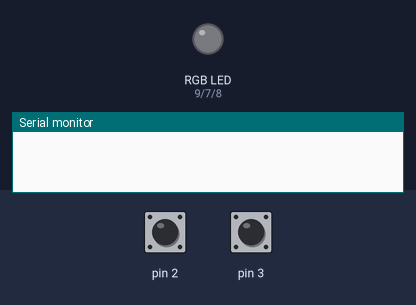
Simulated run of this sketch. Board: Arduino Uno, built with avr-gcc and run on an emulated ATmega328P. Shown: an RGB LED mixed from three pins (HIGH = lit), the last lines printed to the serial monitor. Inputs (shaded band) come from the test bench; at power-on: pin 2 HIGH, pin 3 HIGH.

Above: at 1.2 s.
1.3 s: pin 2 pulled LOW for 0.15 s
At 1.7 s:
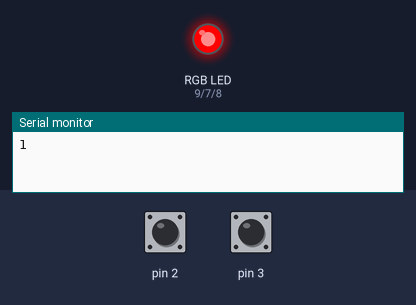
2.9 s: pin 3 pulled LOW for 0.15 s
At 4.1 s:
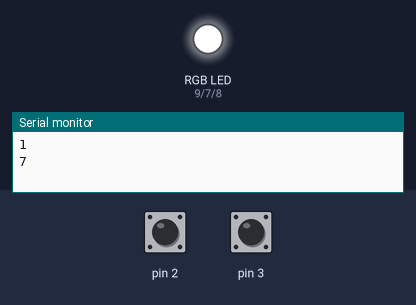
4.5 s: pin 3 pulled LOW for 1 s
At 6.6 s:
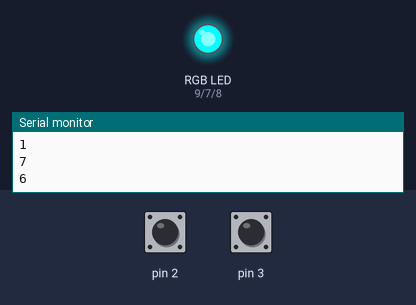
7.0 s: pin 3 pulled LOW for 0.15 s
At 8.3 s:
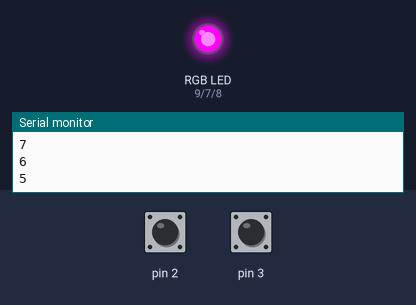
8.6 s: pin 3 pulled LOW for 3.2 s
At 12.6 s:
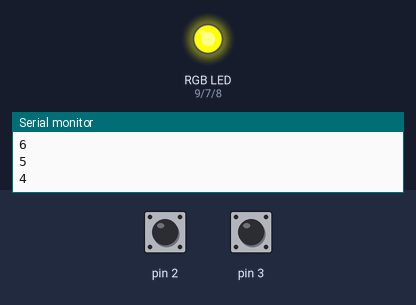
13.3 s: pin 3 pulled LOW for 0.15 s
At 14.4 s:
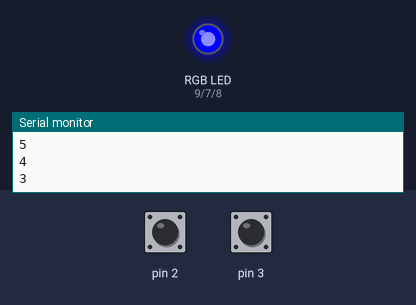
Timing chart, 0 to 15.9 s (numbered marks = the images above; inputs shaded):
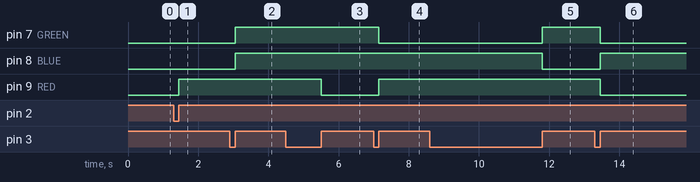

The sketch:

17_rgb_interrupciones.ino
```cpp
unsigned int count = 0; bool b_serial = false;

const unsigned char RED= 9;

const unsigned char GREEN= 7;

const unsigned char BLUE= 8;

const unsigned char RGB[] = {RED, GREEN, BLUE};
void setup() {
// put your setup code here, to run once:
pinMode(2, INPUT_PULLUP);
pinMode(3, INPUT_PULLUP);
for (unsigned char i = 0; i < sizeof(RGB); i++) { pinMode(RGB[i], OUTPUT);
}

attachInterrupt(digitalPinToInterrupt(2), incremento, RISING); attachInterrupt(digitalPinToInterrupt(3), decremento, RISING);
Serial.begin(9600); }
void ledsEval(unsigned char _count) { switch(_count) {
case 0:
digitalWrite(RED, LOW);
digitalWrite(GREEN, LOW);
digitalWrite(BLUE, LOW);
break;
case 1:
digitalWrite(RED, HIGH);
digitalWrite(GREEN, LOW);
digitalWrite(BLUE, LOW);
break;
case 2:
digitalWrite(RED, LOW);
digitalWrite(GREEN, HIGH);
digitalWrite(BLUE, LOW);
break;
case 3:
digitalWrite(RED, LOW);
digitalWrite(GREEN, LOW);
digitalWrite(BLUE, HIGH);
break;
case 4:
digitalWrite(RED, HIGH);
digitalWrite(GREEN, HIGH);
digitalWrite(BLUE, LOW);
break;
case 5:
digitalWrite(RED, HIGH);
digitalWrite(GREEN, LOW);
digitalWrite(BLUE, HIGH);
break;
case 6:
digitalWrite(RED, LOW);
digitalWrite(GREEN, HIGH);
digitalWrite(BLUE, HIGH);
break;
case 7:
digitalWrite(RED, HIGH);
digitalWrite(GREEN, HIGH);
digitalWrite(BLUE, HIGH);
break;
default:
break;
} }
void loop() {
// put your main code here, to run repeatedly:
if (b_serial) {
b_serial = false; Serial.println(count); ledsEval(count);

} }
void incremento() { count++;
if (count > 7) { count = 0;
}
b_serial = true; }
void decremento() { count--;
if (count == 0) { count = 7;
}
b_serial = true; }
```

Measured:
- after the input at 1.3 s, pin 9 (RED): LOW → HIGH after 0.15 s
- after the input at 2.9 s, pin 7 (GREEN), pin 8 (BLUE): LOW → HIGH after 0.15 s
- after the input at 4.5 s, pin 9 (RED): HIGH → LOW after 1.0 s
- after the input at 7.0 s, pin 7 (GREEN): HIGH → LOW after 0.15 s; pin 9 (RED): LOW → HIGH after 0.15 s
- after the input at 8.6 s, pin 7 (GREEN): LOW → HIGH after 3.2 s; pin 8 (BLUE): HIGH → LOW after 3.2 s
- after the input at 13.3 s, pin 7 (GREEN), pin 9 (RED): HIGH → LOW after 0.15 s; pin 8 (BLUE): LOW → HIGH after 0.15 s
